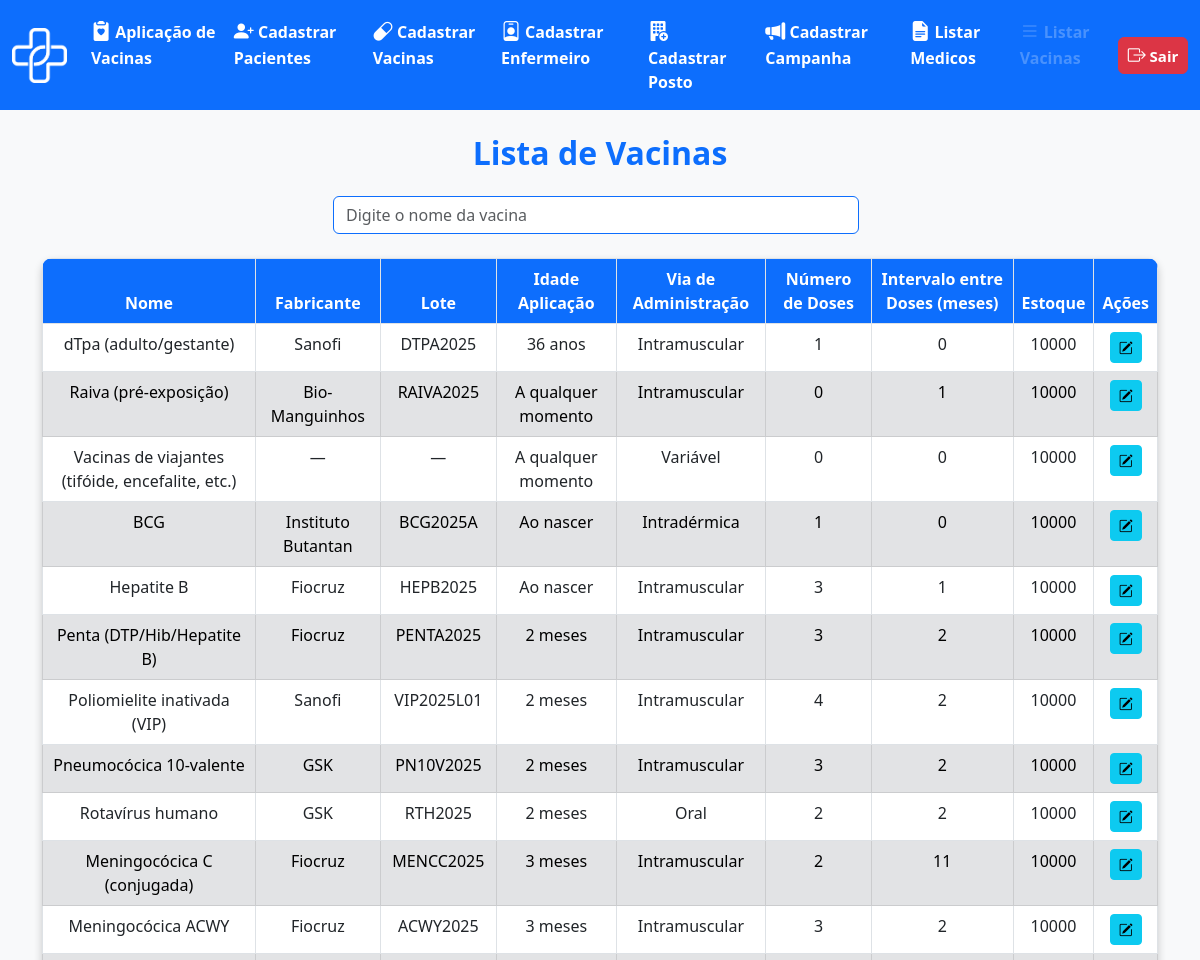
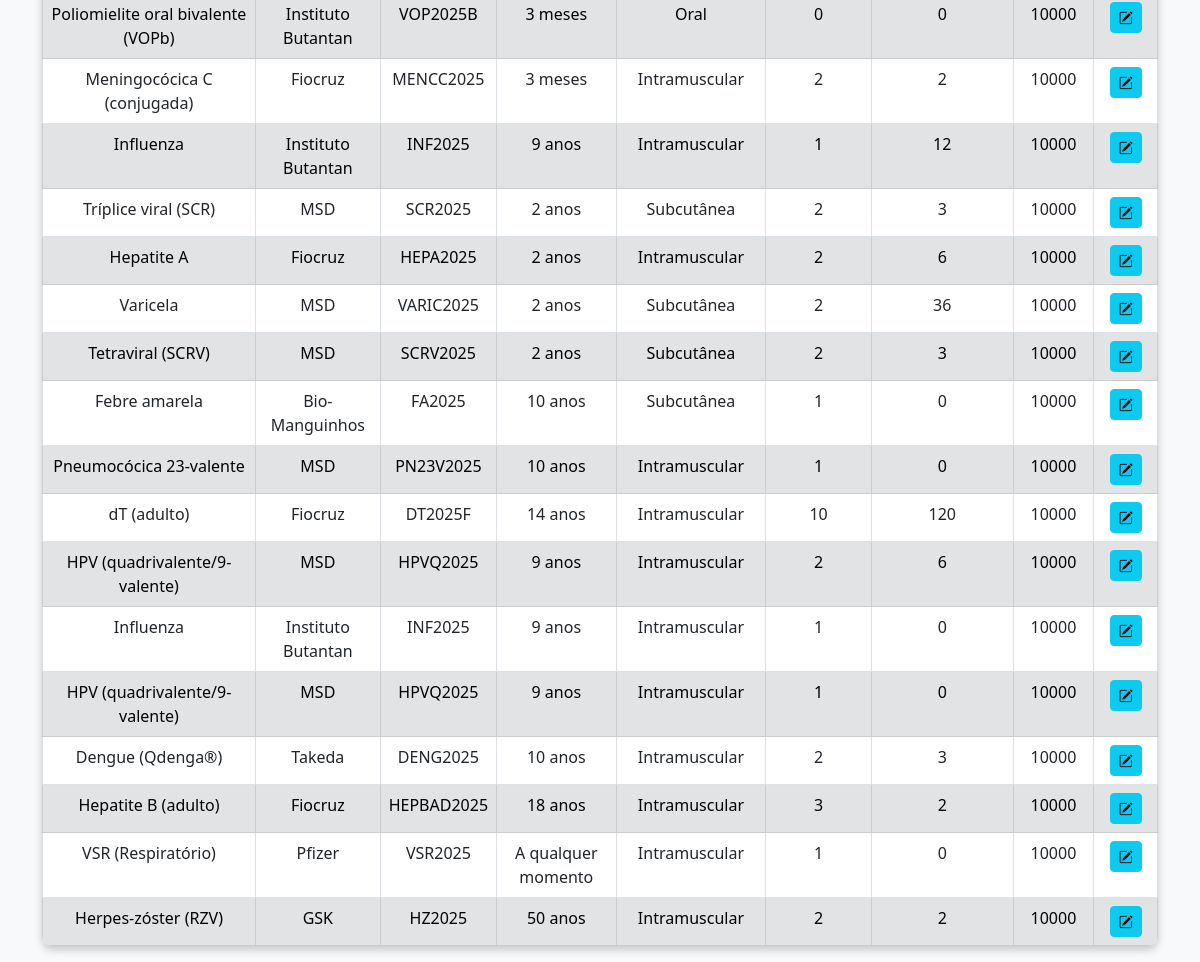
/admin/listavac.php, run on the app's committed database (2 pictures, top to bottom).
### tables this page shows
CREATE TABLE `vacina` (
  `id_vaci` int(11) NOT NULL,
  `nome_vaci` varchar(100) NOT NULL,
  `fabri_vaci` varchar(100) NOT NULL,
  `lote_vaci` varchar(50) NOT NULL,
  `via_adimicao` varchar(50) NOT NULL,
  `n_dose` int(1) NOT NULL,
  `intervalo_dose` int(11) NOT NULL,
  `idade_meses_reco` smallint(6) DEFAULT NULL,
  `idade_anos_reco` smallint(6) DEFAULT NULL,
  `estoque` int(11) NOT NULL,
  `sus` tinyint(1) NOT NULL DEFAULT 1
);

### admin/listavac.php (the view, shortened to what this page needs)
<?php
include('../outros/db_connect.php');
$nome_vacina = '';
if (!empty($nome_vacina)) {
    $sql = "SELECT id_vaci, nome_vaci, fabri_vaci, lote_vaci, via_adimicao, n_dose, intervalo_dose, estoque, idade_meses_reco, idade_anos_reco
            FROM vacina WHERE nome_vaci LIKE ?";
    $stmt = $conn->prepare($sql);
    $like_param = '%' . $nome_vacina . '%';
    $stmt->bind_param('s', $like_param);
    $stmt->execute();
    $result = $stmt->get_result();
} else {
    $sql = "SELECT id_vaci, nome_vaci, fabri_vaci, lote_vaci, via_adimicao, n_dose, intervalo_dose, estoque, idade_meses_reco, idade_anos_reco
            FROM vacina";
    $result = $conn->query($sql);
}
$vacinas = [];
while ($row = $result->fetch_assoc()) {
    $idade_meses = (isset($row['idade_anos_reco']) ? intval($row['idade_anos_reco']) : 0) * 12 +
        (isset($row['idade_meses_reco']) ? intval($row['idade_meses_reco']) : 0);
    $nomes_a_qualquer_momento = [
        'Vacinas de viajantes (tifóide, encefalite, etc.)',
        'Raiva (pré-exposição)',
        'dTpa (adulto/gestante)'
    ];
    if (in_array($row['nome_vaci'], $nomes_a_qualquer_momento)) {
        $idade_meses = -2;
    } elseif (($row['id_vaci'] == 22 || $row['id_vaci'] == 23) || ($idade_meses === 0)) {
        $idade_meses = -1;
    }
    $row['idade_total_meses'] = $idade_meses;
    $vacinas[] = $row;
}
usort($vacinas, function ($a, $b) {
    return $a['idade_total_meses'] <=> $b['idade_total_meses'];
});
?>
<!DOCTYPE html>
<html lang="pt-BR">
<head>
    <link href="https://cdn.jsdelivr.net/npm/bootstrap-icons/font/bootstrap-icons.css" rel="stylesheet">
    <link href="https://cdn.jsdelivr.net/npm/bootstrap@5.3.0/dist/css/bootstrap.min.css" rel="stylesheet">
</head>
<body>
    <nav class="navbar navbar-expand-lg bg-primary" data-bs-theme="dark">
        <div class="container-fluid">
            <img src="../img/logo_vetor.png" alt="Logo DigitalVac" width="55" height="55" class="me-3" />
            <div class="collapse navbar-collapse" id="navbarNavAltMarkup">
                <div class="navbar-nav">
                    <a class="nav-link active fs-6 fw-bold" href="cadastroaplic.php">
                        <i class="bi bi-clipboard2-heart-fill" style="font-size: 20px"></i>
                        Aplicação de Vacinas
                    </a>
                    <a class="nav-link active fs-6 fw-bold" href="cadastropac.html">
                        <i class="bi bi-person-plus-fill" style="font-size: 20px"></i>
                        Cadastrar Pacientes
                    </a>
                    <a class="nav-link active fs-6 fw-bold" aria-disabled="true" href="cadastrovac.html">
                        <i class="bi bi-capsule" style="font-size: 20px"></i> Cadastrar
                        Vacinas
                    </a>
                    <a class="nav-link active fs-6 fw-bold" href="cadastroenf.php">
                        <i class="bi bi-person-badge" style="font-size: 20px"></i>
                        Cadastrar Enfermeiro
                    </a>
                    <a class="nav-link active fs-6 fw-bold" href="cadastroposto.html">
                        <i class="bi bi-building-fill-add" style="font-size: 20px"></i>
                        Cadastrar Posto
                    </a>
                    <a class="nav-link active fs-6 fw-bold" href="cadastrocampanha.html">
                        <i class="bi bi-megaphone-fill" style="font-size: 20px;"></i>
                        Cadastrar Campanha
                    </a>
                    <a class="nav-link active fs-6 fw-bold" href="listamedico.php">
                        <i class="bi bi-file-earmark-text-fill" style="font-size: 20px"></i>
                        Listar Medicos
                    </a>
                    <a class="nav-link disabled fs-6 fw-bold" href="listavac.php">
                        <i class="bi bi-list" style="font-size: 20px"></i>
                        Listar Vacinas
                    </a>
                </div>
                <ul class="navbar-nav ms-auto">
                    <li class="nav-item">
                        <a class="btn btn-danger fw-bold px-2 py-1" style="font-size: 15px; min-width: 70px;"
                            href="../outros/sair.php">
                            <i class="bi bi-box-arrow-right" style="font-size: 18px;"></i> Sair
                        </a>
                    </li>
                </ul>
            </div>
        </div>
    </nav>
    <div class="container mt-4">
        <h2 class="text-center text-primary fw-bold">Lista de Vacinas</h2>
        <div class="container-fluid col-md-6 mt-4">
            <form class="d-flex position-relative" role="search" id="form-pesquisa-vacina">
                <input class="form-control me-2 border border-primary" type="search" name="nome_vacina"
                    placeholder="Digite o nome da vacina" value="<?php echo htmlspecialchars($nome_vacina); ?>"
                    id="input-nome-vacina" autocomplete="off">
            </form>
        </div>
        <br>
        <div id="tabela-vacinas" class="d-flex justify-content-center">
            <table class="table table-bordered text-center mx-auto">
                <thead>
                    <tr>
                        <th>Nome</th>
                        <th>Fabricante</th>
                        <th>Lote</th>
                        <th>Idade Aplicação</th>
                        <th>Via de Administração</th>
                        <th>Número de Doses</th>
                        <th>Intervalo entre Doses (meses)</th>
                        <th>Estoque</th>
                        <th>Ações</th>
                    </tr>
                </thead>
                <tbody>
                    <?php
                    $rowIndex = 0;
                    foreach ($vacinas as $row):
                        if ($rowIndex === 0) {
                            $rowClass = 'bg-white';
                        } else {
                            $rowClass = ($rowIndex % 2 === 1) ? 'table-secondary' : 'bg-white';
                        }
                        ?>
                        <tr class="<?php echo $rowClass; ?>">
                            <td><?php echo htmlspecialchars($row['nome_vaci']); ?></td>
                            <td><?php echo htmlspecialchars($row['fabri_vaci']); ?></td>
                            <td><?php echo htmlspecialchars($row['lote_vaci']); ?></td>
                            <td>
                                <?php
                                $nome = $row['nome_vaci'];
                                if (
                                    stripos($nome, 'Herpes-zóster') !== false || stripos($nome, 'RZV') !== false
                                ) {
                                    echo "50 anos";
                                } elseif (
                                    stripos($nome, 'Dengue') !== false || stripos($nome, 'Qdenga') !== false
                                ) {
                                    echo "10 anos";
                                } elseif (
                                    stripos($nome, 'HPV') !== false
                                ) {
                                    echo "9 anos";
                                } elseif (
                                    stripos($nome, 'Influenza') !== false
                                ) {
                                    echo "9 anos";
                                } elseif (
                                    stripos($nome, 'Hepatite B') !== false && stripos($nome, 'adulto') !== false
                                ) {
                                    echo "18 anos";
                                } elseif (
                                    stripos($nome, 'VSR') !== false ||
                                    stripos($nome, 'Raiva') !== false ||
                                    stripos($nome, 'viajantes') !== false
                                ) {
                                    echo "A qualquer momento";
                                } else {
                                    $idade_meses = isset($row['idade_meses_reco']) ? intval($row['idade_meses_reco']) : 0;
                                    $idade_anos = isset($row['idade_anos_reco']) ? intval($row['idade_anos_reco']) : 0;
                                    $total_meses = $idade_anos * 12 + $idade_meses;
                                    if ($total_meses === 0) {
                                        echo "Ao nascer";
                                    } elseif ($total_meses < 24) {
                                        echo $total_meses . " meses";
                                    } else {
                                        $anos = floor($total_meses / 12);
                                        echo $anos . " anos";
                                    }
                                }
                                ?>
                            </td>
                            <td><?php echo htmlspecialchars($row['via_adimicao']); ?></td>
                            <td><?php echo htmlspecialchars($row['n_dose']); ?></td>
                            <td><?php echo htmlspecialchars($row['intervalo_dose']); ?></td>
                            <td><?php echo htmlspecialchars($row['estoque']); ?></td>
                            <td>
                                <a href="editar_vacina.php?id_vaci=<?php echo urlencode($row['id_vaci']); ?>"
                                    class="btn btn-info btn-sm">
                                    <i class="bi bi-pencil-square"></i>
                                </a>
                            </td>
                        </tr>
                        <?php $rowIndex++; endforeach; ?>
                </tbody>
            </table>
        </div>
    </div>
</body>
</html>

### admin/listavac.php (style rules this page uses)
body { background-color: #f8f9fa; }
.navbar { margin-bottom: 20px; }
.table { background: white; border-radius: 10px; overflow: hidden; box-shadow: 0 4px 8px rgba(0, 0, 0, 0.2); }
.table thead th { background-color: #0d6efd !important; color: white !important; font-weight: bold; }

### data on the page
vacina: nome_vaci "dTpa (adulto/gestante)", fabri_vaci "Sanofi", lote_vaci "DTPA2025", anos "36", via_adimicao "Intramuscular", n_dose "1", intervalo_dose "0", estoque "10000"
vacina: nome_vaci "Raiva (pré-exposição)", fabri_vaci "Bio-Manguinhos", lote_vaci "RAIVA2025", shows "A qualquer momento", via_adimicao "Intramuscular", n_dose "0", intervalo_dose "1", estoque "10000"
vacina: nome_vaci "Vacinas de viajantes (tifóide, encefalite, etc.)", fabri_vaci "—", lote_vaci "—", shows "A qualquer momento", via_adimicao "Variável", n_dose "0", intervalo_dose "0", estoque "10000"
vacina: nome_vaci "BCG", fabri_vaci "Instituto Butantan", lote_vaci "BCG2025A", idade_anos_reco "Ao nascer", via_adimicao "Intradérmica", n_dose "1", intervalo_dose "0", estoque "10000"
vacina: nome_vaci "Hepatite B", fabri_vaci "Fiocruz", lote_vaci "HEPB2025", idade_anos_reco "Ao nascer", via_adimicao "Intramuscular", n_dose "3", intervalo_dose "1", estoque "10000"
vacina: nome_vaci "Penta (DTP/Hib/Hepatite B)", fabri_vaci "Fiocruz", lote_vaci "PENTA2025", idade_meses_reco "2", via_adimicao "Intramuscular", n_dose "3", intervalo_dose "2", estoque "10000"
vacina: nome_vaci "Poliomielite inativada (VIP)", fabri_vaci "Sanofi", lote_vaci "VIP2025L01", idade_meses_reco "2", via_adimicao "Intramuscular", n_dose "4", intervalo_dose "2", estoque "10000"
vacina: nome_vaci "Pneumocócica 10-valente", fabri_vaci "GSK", lote_vaci "PN10V2025", idade_meses_reco "2", via_adimicao "Intramuscular", n_dose "3", intervalo_dose "2", estoque "10000"
vacina: nome_vaci "Rotavírus humano", fabri_vaci "GSK", lote_vaci "RTH2025", idade_meses_reco "2", via_adimicao "Oral", n_dose "2", intervalo_dose "2", estoque "10000"
vacina: nome_vaci "Meningocócica C (conjugada)", fabri_vaci "Fiocruz", lote_vaci "MENCC2025", idade_meses_reco "3", via_adimicao "Intramuscular", n_dose "2", intervalo_dose "11", estoque "10000"
vacina: nome_vaci "Meningocócica ACWY", fabri_vaci "Fiocruz", lote_vaci "ACWY2025", idade_meses_reco "3", via_adimicao "Intramuscular", n_dose "3", intervalo_dose "2", estoque "10000"
vacina: nome_vaci "Poliomielite oral bivalente (VOPb)", fabri_vaci "Instituto Butantan", lote_vaci "VOP2025B", idade_meses_reco "3", via_adimicao "Oral", n_dose "0", intervalo_dose "0", estoque "10000"
vacina: nome_vaci "Meningocócica C (conjugada)", fabri_vaci "Fiocruz", lote_vaci "MENCC2025", idade_meses_reco "3", via_adimicao "Intramuscular", n_dose "2", intervalo_dose "2", estoque "10000"
vacina: nome_vaci "Influenza", fabri_vaci "Instituto Butantan", lote_vaci "INF2025", shows "9 anos", via_adimicao "Intramuscular", n_dose "1", intervalo_dose "12", estoque "10000"
vacina: nome_vaci "Tríplice viral (SCR)", fabri_vaci "MSD", lote_vaci "SCR2025", anos "2", via_adimicao "Subcutânea", n_dose "2", intervalo_dose "3", estoque "10000"
vacina: nome_vaci "Hepatite A", fabri_vaci "Fiocruz", lote_vaci "HEPA2025", anos "2", via_adimicao "Intramuscular", n_dose "2", intervalo_dose "6", estoque "10000"
vacina: nome_vaci "Varicela", fabri_vaci "MSD", lote_vaci "VARIC2025", anos "2", via_adimicao "Subcutânea", n_dose "2", intervalo_dose "36", estoque "10000"
vacina: nome_vaci "Tetraviral (SCRV)", fabri_vaci "MSD", lote_vaci "SCRV2025", anos "2", via_adimicao "Subcutânea", n_dose "2", intervalo_dose "3", estoque "10000"
vacina: nome_vaci "Febre amarela", fabri_vaci "Bio-Manguinhos", lote_vaci "FA2025", anos "10", via_adimicao "Subcutânea", n_dose "1", intervalo_dose "0", estoque "10000"
vacina: nome_vaci "Pneumocócica 23-valente", fabri_vaci "MSD", lote_vaci "PN23V2025", anos "10", via_adimicao "Intramuscular", n_dose "1", intervalo_dose "0", estoque "10000"
vacina: nome_vaci "dT (adulto)", fabri_vaci "Fiocruz", lote_vaci "DT2025F", anos "14", via_adimicao "Intramuscular", n_dose "10", intervalo_dose "120", estoque "10000"
vacina: nome_vaci "HPV (quadrivalente/9-valente)", fabri_vaci "MSD", lote_vaci "HPVQ2025", shows "9 anos", via_adimicao "Intramuscular", n_dose "2", intervalo_dose "6", estoque "10000"
vacina: nome_vaci "Influenza", fabri_vaci "Instituto Butantan", lote_vaci "INF2025", shows "9 anos", via_adimicao "Intramuscular", n_dose "1", intervalo_dose "0", estoque "10000"
vacina: nome_vaci "HPV (quadrivalente/9-valente)", fabri_vaci "MSD", lote_vaci "HPVQ2025", shows "9 anos", via_adimicao "Intramuscular", n_dose "1", intervalo_dose "0", estoque "10000"
vacina: nome_vaci "Dengue (Qdenga®)", fabri_vaci "Takeda", lote_vaci "DENG2025", shows "10 anos", via_adimicao "Intramuscular", n_dose "2", intervalo_dose "3", estoque "10000"
vacina: nome_vaci "Hepatite B (adulto)", fabri_vaci "Fiocruz", lote_vaci "HEPBAD2025", shows "18 anos", via_adimicao "Intramuscular", n_dose "3", intervalo_dose "2", estoque "10000"
vacina: nome_vaci "VSR (Respiratório)", fabri_vaci "Pfizer", lote_vaci "VSR2025", shows "A qualquer momento", via_adimicao "Intramuscular", n_dose "1", intervalo_dose "0", estoque "10000"
vacina: nome_vaci "Herpes-zóster (RZV)", fabri_vaci "GSK", lote_vaci "HZ2025", shows "50 anos", via_adimicao "Intramuscular", n_dose "2", intervalo_dose "2", estoque "10000"
